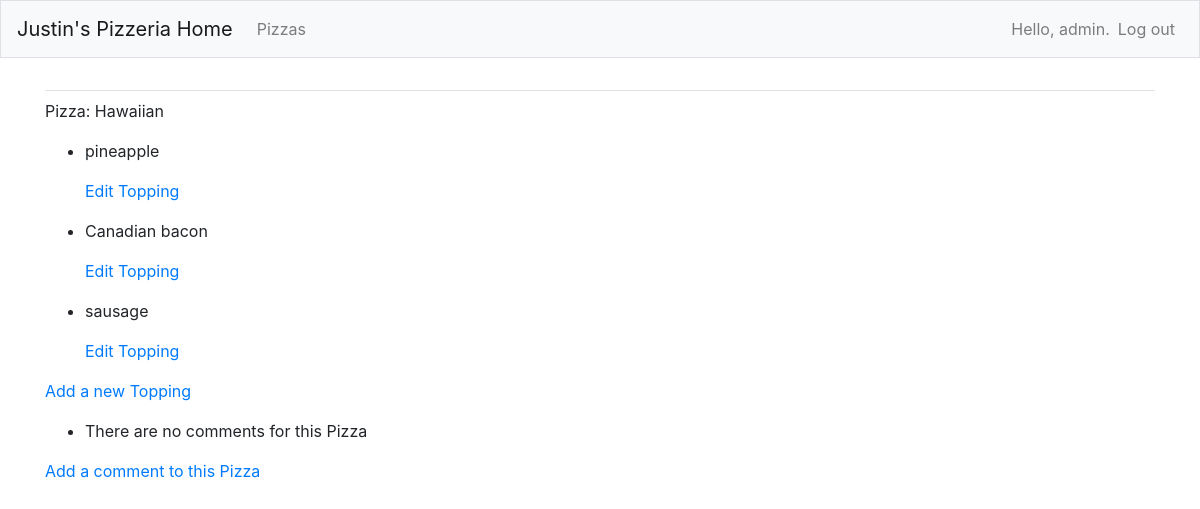
/pizzas/1/ (signed in), run on an earlier commit of the app's database.
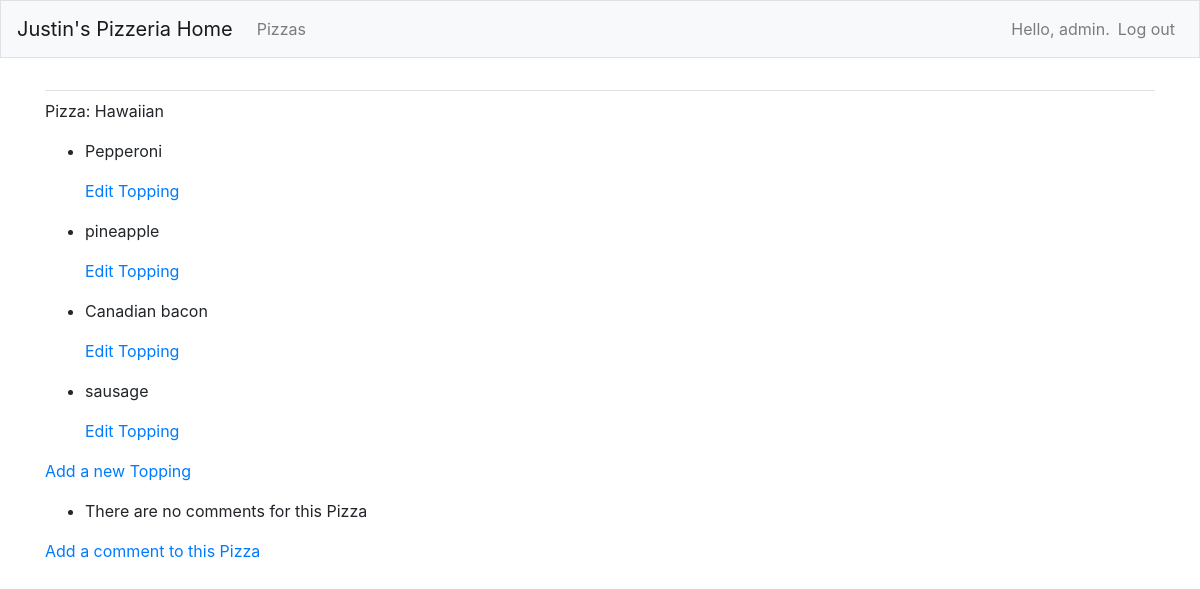
And on a later commit of the database.
### pizzas/models.py (models this page shows, shortened)
class Topping(models.Model):
    pizza = models.ForeignKey(Pizza, on_delete=models.CASCADE)
    name = models.CharField(max_length=200)
    date_added = models.DateTimeField(auto_now_add=True)

### pizzas/views.py (the view)
# urls.py: path('pizzas/<int:pizza_id>/', views.pizza, name='pizza'),
@login_required
def pizza(request, pizza_id):
    pizza = Pizza.objects.get(id=pizza_id)
    toppings = pizza.topping_set.order_by('-date_added')
    if pizza.owner != request.user:
        raise Http404
    context = {'pizza':pizza, 'toppings':toppings}
    return render(request, 'pizzas/pizza.html', context)

### pizzas/templates/pizzas/pizza.html
{% extends "pizzas/base.html" %}
{% load bootstrap4 %}
{% block content %}
<p> Pizza: {{ pizza.name }} </p>
<ul>
    {% for topping in toppings %}
    <li>
        <p>{{topping.name | linebreaks}}</p>
    </li>
    <p>
        <a href="{% url 'pizzas:edit_topping' topping.id %}">Edit Topping</a>
    </p>
    {% empty %}
    <li>Toppings for this pizza have not been added yet</li>
    {% endfor %}
</ul>
<p> <a href="{% url 'pizzas:new_topping' pizza.id %}">Add a new Topping</a> </p>
<ul>
    {% for comment in comments %}
    <li>
        <p>{{comment.name | linebreaks}}</p>
    </li>
    {% empty %}
    <li>There are no comments for this Pizza</li>
    {% endfor %}
</ul>
<p>
    <a href="{% url 'pizzas:comments' pizza.id %}">Add a comment to this Pizza</a>
</p>
{% endblock content %}

What changed in the data, as far as the page shows it:
added Topping: name "Pepperoni"
